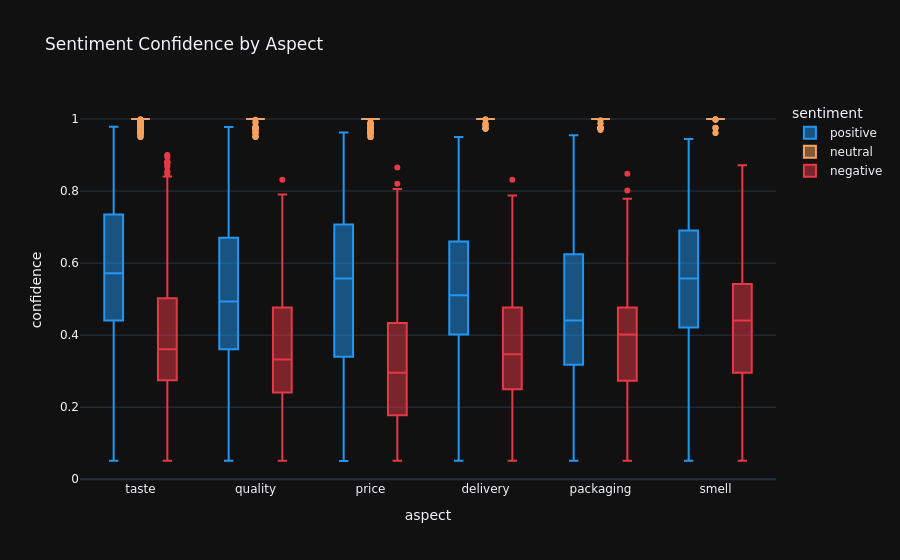

Write notebook code for a chart like this one.
### Markdown cell above
## 6. Confidence Distribution by Aspect

### Code cell
fig = px.box(
    absa_df, x='aspect', y='confidence', color='sentiment',
    color_discrete_map={'positive':'#2196f3','negative':'#e63946','neutral':'#f4a261'},
    title='Sentiment Confidence by Aspect',
    template='plotly_dark',
)
fig.update_layout(font_family='DejaVu Sans')
fig.show()

### Figure 1 — Plotly figure (JSON) as saved in the notebook; plotly's stock layout.template omitted (floating-point values rounded to 4 significant figures; data arrays with more than 128 entries replaced by an {"elided": "..."} marker saying what was removed)
{"data": [{"alignmentgroup": "True", "hovertemplate": "sentiment=positive<br>aspect=%{x}<br>confidence=%{y}<extra></extra>", "legendgroup": "positive", "marker": {"color": "#2196f3"}, "name": "positive", "notched": false, "offsetgroup": "positive", "orientation": "v", "showlegend": true, "type": "box", "x": {"elided": "20980 str values"}, "x0": " ", "xaxis": "x", "y": {"elided": "20980 float values"}, "y0": " ", "yaxis": "y"}, {"alignmentgroup": "True", "hovertemplate": "sentiment=neutral<br>aspect=%{x}<br>confidence=%{y}<extra></extra>", "legendgroup": "neutral", "marker": {"color": "#f4a261"}, "name": "neutral", "notched": false, "offsetgroup": "neutral", "orientation": "v", "showlegend": true, "type": "box", "x": {"elided": "9149 str values"}, "x0": " ", "xaxis": "x", "y": {"elided": "9149 float values"}, "y0": " ", "yaxis": "y"}, {"alignmentgroup": "True", "hovertemplate": "sentiment=negative<br>aspect=%{x}<br>confidence=%{y}<extra></extra>", "legendgroup": "negative", "marker": {"color": "#e63946"}, "name": "negative", "notched": false, "offsetgroup": "negative", "orientation": "v", "showlegend": true, "type": "box", "x": {"elided": "3752 str values"}, "x0": " ", "xaxis": "x", "y": {"elided": "3752 float values"}, "y0": " ", "yaxis": "y"}], "layout": {"boxmode": "group", "font": {"family": "DejaVu Sans"}, "legend": {"title": {"text": "sentiment"}, "tracegroupgap": 0}, "title": {"text": "Sentiment Confidence by Aspect"}, "xaxis": {"anchor": "y", "domain": [0.0, 1.0], "title": {"text": "aspect"}}, "yaxis": {"anchor": "x", "domain": [0.0, 1.0], "title": {"text": "confidence"}}}}
